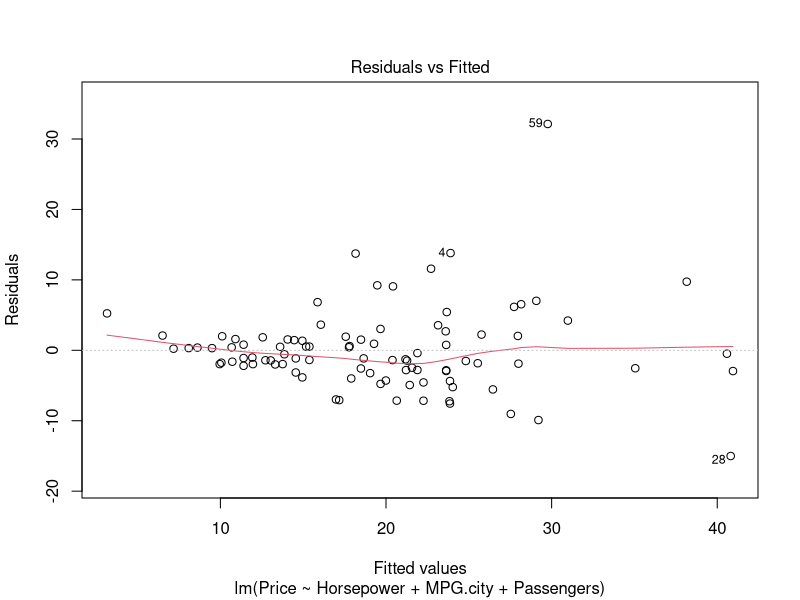
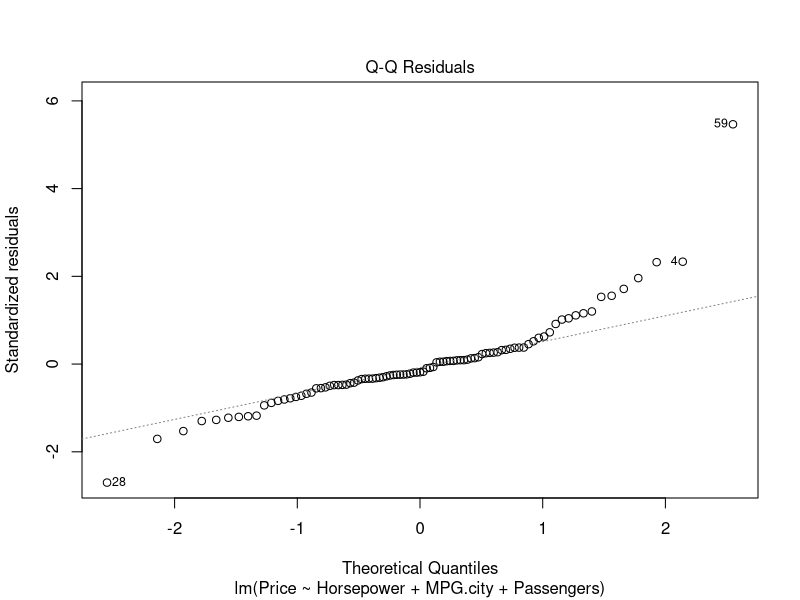
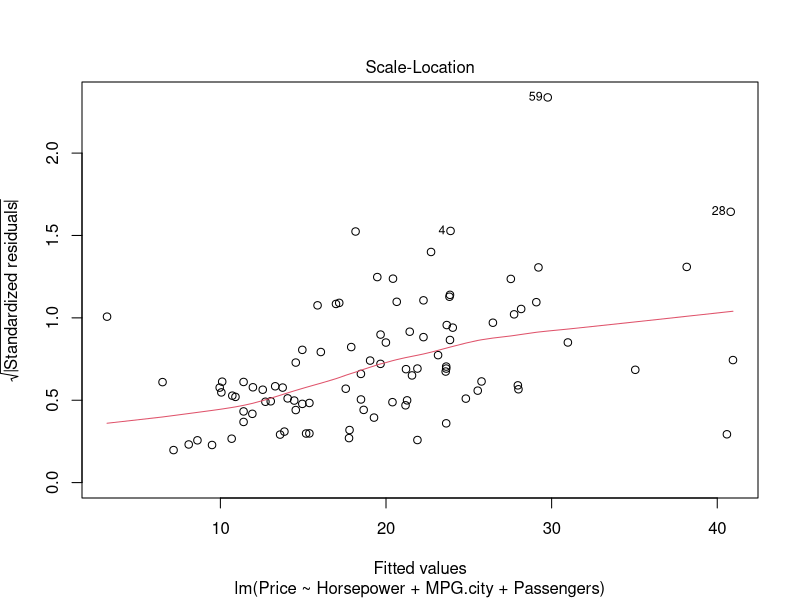
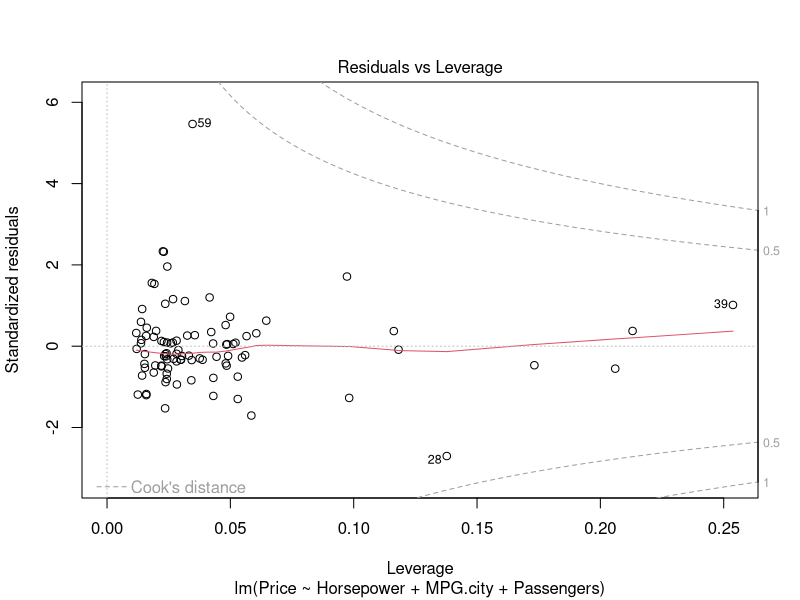
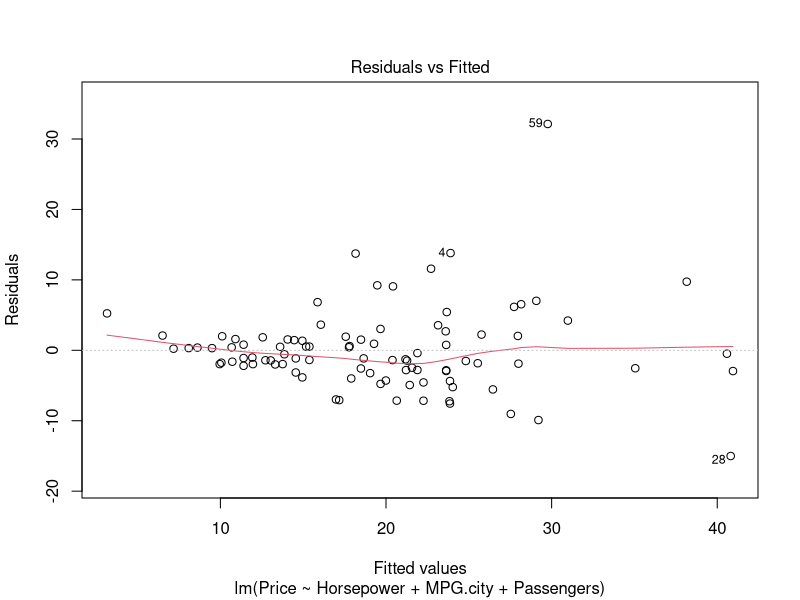
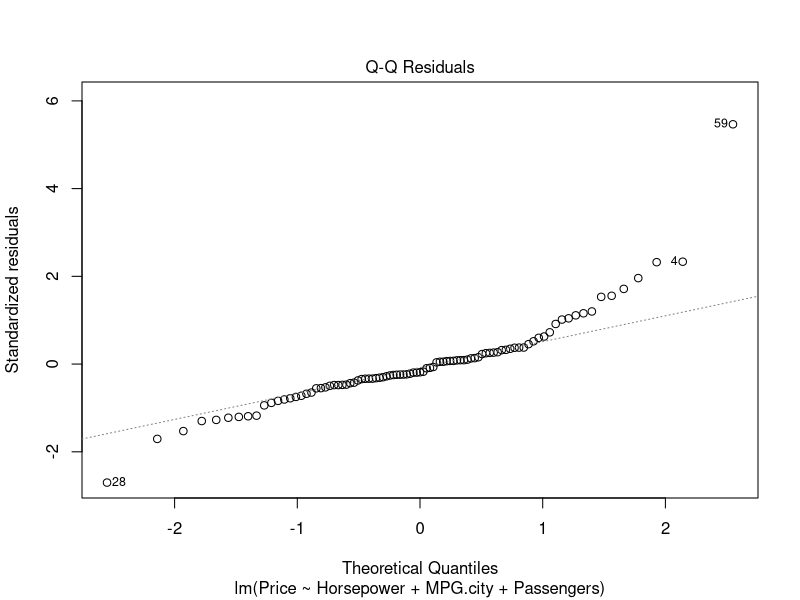
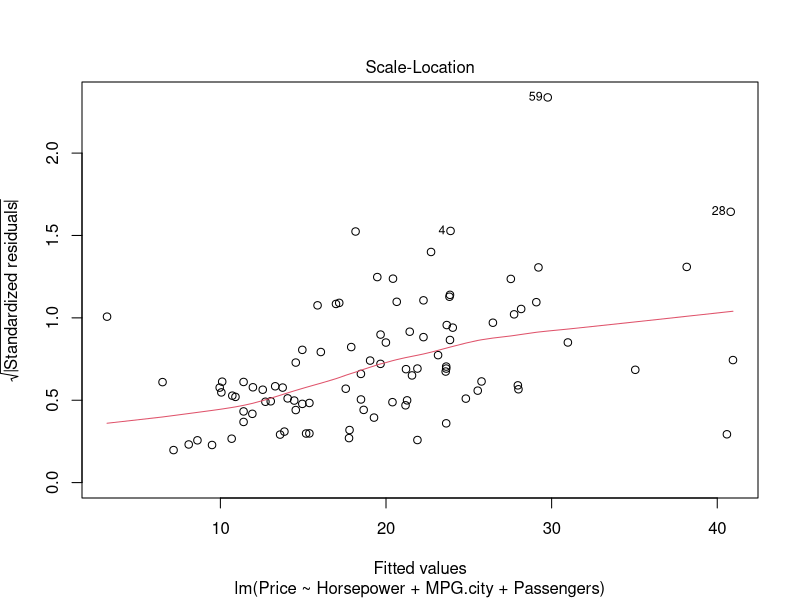
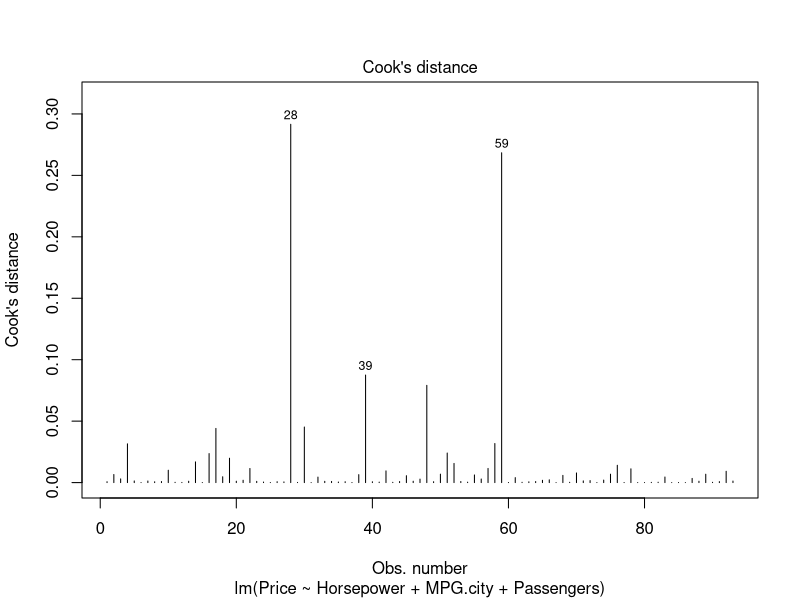

Write the R code that produced these figures, in order.
### Title:    Regression in R 4: Diagnostics
### Author:   Kyle M. Lang
### Created:  2017-10-08
### Modified: 2024-01-24

rm(list = ls(all = TRUE))


###-Preliminaries------------------------------------------------------------###

library(car)      # For partial residual plots
library(dplyr)    # For data manipulation
library(sandwich) # For robust standard errors
library(lmtest)   # For hypothesis tests using robust standard errors

## Load some data:
data(Cars93, package = "MASS")

################################################################################
## PRACTICE PROBLEM 4.1
##
## Use the readRDS() function to load the "airQual.rds" dataset.
##
## NOTE: Unless otherwise instructed, use the airQual data to answer all of the
##       following practice problems.
##
################################################################################


###-Diagnostics--------------------------------------------------------------###

out1 <- lm(Price ~ Horsepower + MPG.city + Passengers, data = Cars93)
summary(out1)

################################################################################
## PRACTICE PROBLEM 4.2
##
## Regress "Temp" onto "Ozone", "Wind", "Solar.R", and the square of "Ozone".
## - In the following practice problems, this model will be referred to as "M0".
##
################################################################################

## Generate all diagnostic plots:
plot(out1)

## Residuals vs. Predicted plot:
plot(out1, which = 1)

## Q-Q Plot:
plot(out1, which = 2)

## Scale-Location Plot:
plot(out1, which = 3)

## Cook's Distance Plot:
plot(out1, which = 4)

## Residuals vs. Leverage Plot:
plot(out1, which = 5)

## Panel of partial residual plots:
crPlots(out1)

## Invidual partial residual plots:
crPlot(out1, "Horsepower")
crPlot(out1, "MPG.city")
crPlot(out1, "Passengers")

################################################################################
## PRACTICE PROBLEM 4.3
##
## Use the model you estimated in PP 4.2 (i.e., M0) to complete the following
## tasks and answer the associated questions.
##
## a) Plot the residuals from the model against its fitted values.
##    - What can you infer from this plot?
## b) Evaluate the homoscedasticity assumption using a scale-location plot.
##    - What conclusions can you draw from this plot?
## c) Evaluate the linearity assumption using partial residual plots.
##    - What can you infer from these plots?
## d) Evaluate the normality of the residuals using a Q-Q plot.
##    - Judging by the information gained from this Q-Q plot, do you think it's
##      safe to assume normally distributed errors?
##
################################################################################


###-Robust Standard Errors---------------------------------------------------###

## Use sandwich::vcovHC() to compute the HC estimate of the ACOV:
covHC1 <- vcovHC(out1)

## Do a robust test of the coefficients:
coeftest(out1, vcov = covHC1)

## Compare the default version:
summary(out1)$coefficients

################################################################################
## PRACTICE PROBLEM 4.4
##
## a) Estimate the heteroscedasticity consistent (HC) asymptotic covariance
##    matrix for M0 (i.e., the model from PP 4.2).
## b) Use the HC covariance matrix from (a) to test the coefficients of M0 with
##    robust SEs.
## c) Compare the results from (b) to the default tests of M0's coefficients.
##    - What changes when using robust SEs?
##
################################################################################

## Extend 'out1' by adding some interactions:
out1.2 <- update(out1, ". ~ . + Horsepower * MPG.city + Passengers * MPG.city")
summary(out1.2)

## Compare the 'out1' and 'out1.2' models using robust SEs:
waldtest(out1, out1.2, vcov = vcovHC)

### OR ###

covHC1.2 <- vcovHC(out1.2)
waldtest(out1, out1.2, vcov = covHC1.2)

################################################################################
## PRACTICE PROBLEM 4.5
##
## Update M0 by adding the squares of "Wind" and "Solar.R" and re-estimating the
## model.
##
################################################################################

################################################################################
## PRACTICE PROBLEM 4.6
##
## Use the models you estimated in PP 4.2 and PP 5.5 to complete the following
## tasks.
##
## a) Using HC estimates of the SEs, conduct a nested model comparison to test
##    if adding the squares of "Wind" and "Solar.R" to M0 explains
##    significantly more variance in "Temp".
##    - What is the conclusion of this test?
## b) Compare the test in (a) to the default version that does not use HC
##    estimates of the SEs.
##    - What differs when using robust SEs?
##
################################################################################


###-Another Model------------------------------------------------------------###

out2 <- lm(MPG.city ~ Horsepower + Fuel.tank.capacity + Weight, data = Cars93)
summary(out2)

## Residuals vs. Predicted plot:
plot(out2, which = 1)

## Q-Q Plot:
plot(out2, which = 2)

## Scale-Location Plot:
plot(out2, which = 3)

## Cook's Distance Plot:
plot(out2, which = 4)

## Residuals vs. Leverage Plot:
plot(out2, which = 5)

## Partial Residual Plots:
crPlots(out2)


###-Outliers & High-Leverage Cases-------------------------------------------###

## Externally studentized residuals to check for outliers:
(sr2 <- rstudent(out2))

## Create index plot of studentized residuals:
plot(sr2)

## Find the observation number for the two most extreme outliers:
badSr2 <- sr2 %>% abs() %>% sort() %>% tail(2) %>% names() %>% as.numeric()
badSr2


################################################################################
## PRACTICE PROBLEM 4.7
##
## a) Compute the studentized residuals of M0 (i.e., the model from PP 4.2).
## b) Create an index plot of the studentized residuals computed in (a).
##    - What can you infer from this plot?
## c) What are the observation numbers for the two most probable outliers
##    according to the studentized residuals from (a)?
##
################################################################################

## Compute leverages to find high-leverage points:
lev2 <- hatvalues(out2)
lev2

## Create index plot of leverages:
plot(lev2)

## Store the observation numbers for the most extreme leverages:
badLev2 <- lev2 %>% sort() %>% tail(3) %>% names() %>% as.numeric()
badLev2

################################################################################
## PRACTICE PROBLEM 4.8
##
## a) Compute the leverages of M0.
## b) Create an index plot of the leverages computed in (a).
##    - What can you infer from this plot?
## c) What are the observation numbers with the three highest leverages?
##
################################################################################


###-Measures of Influence----------------------------------------------------###

## Compute a panel of leave-one-out influence measures:
(im2 <- influence.measures(out2))

## Compute individual measures of influence:
(cd2  <- cooks.distance(out2))
(dfb2 <- dfbetas(out2))

## Create index plots for measures of influence:
plot(cd2)

plot(dfb2[ , 1])
plot(dfb2[ , 2])
plot(dfb2[ , 3])
plot(dfb2[ , 4])

## Find the single most influential observation:
(maxCd    <- which.max(cd2))
(maxDfbI  <- which.max(abs(dfb2[ , 1])))
(maxDfbB1 <- which.max(abs(dfb2[ , 2])))
(maxDfbB2 <- which.max(abs(dfb2[ , 3])))
(maxDfbB3 <- which.max(abs(dfb2[ , 4])))

################################################################################
## PRACTICE PROBLEM 4.9
##
## a) Compute the Cook's distances for M0.
## b) Create an index plot of the distances computed in (a).
##    - What can you infer from this plot?
## c) What are the observation numbers for the five most influential cases
##    according to the distances from (a)?
##
################################################################################

################################################################################
## PRACTICE PROBLEM 4.10
##
## a) Compute the DFFITS values for M0.
## b) Create an index plot of the DFFITS values computed in (a).
##    - What can you infer from this plot?
## c) What are the observation numbers for the five most influential cases
##    according to the DFFITS values from (a)?
## d) Are the observations flagged in (c) the same as those flagged in PP 4.9c?
##
################################################################################

################################################################################
## PRACTICE PROBLEM 4.11
##
## a) Compute the DFBETAS values for M0.
## b) Create an index plot of the DFBETAS values for the intercept.
##    - What can you infer from this plot?
## c) Create an index plot of the DFBETAS values for the slope of "Wind".
##    - What can you infer from this plot?
##
################################################################################


###-Effects of Influential Observations--------------------------------------###

## Exclude the most influential observation:
Cars93.2 <- Cars93[-maxCd, ]

## Refit the model:
out2.2 <- update(out2, data = Cars93.2)

summary(out2)
summary(out2.2)

################################################################################
## PRACTICE PROBLEM 4.12
##
## a) Remove the five most influential cases flagged in PP 4.9c, and use the
##    cleaned data to rerun M0.
## b) Compare the results of the model estimated in (a) to the results of the
##    original M0 fit to the entire dataset.
##    - What changes when removing the influential cases?
##
################################################################################


###-END----------------------------------------------------------------------###
